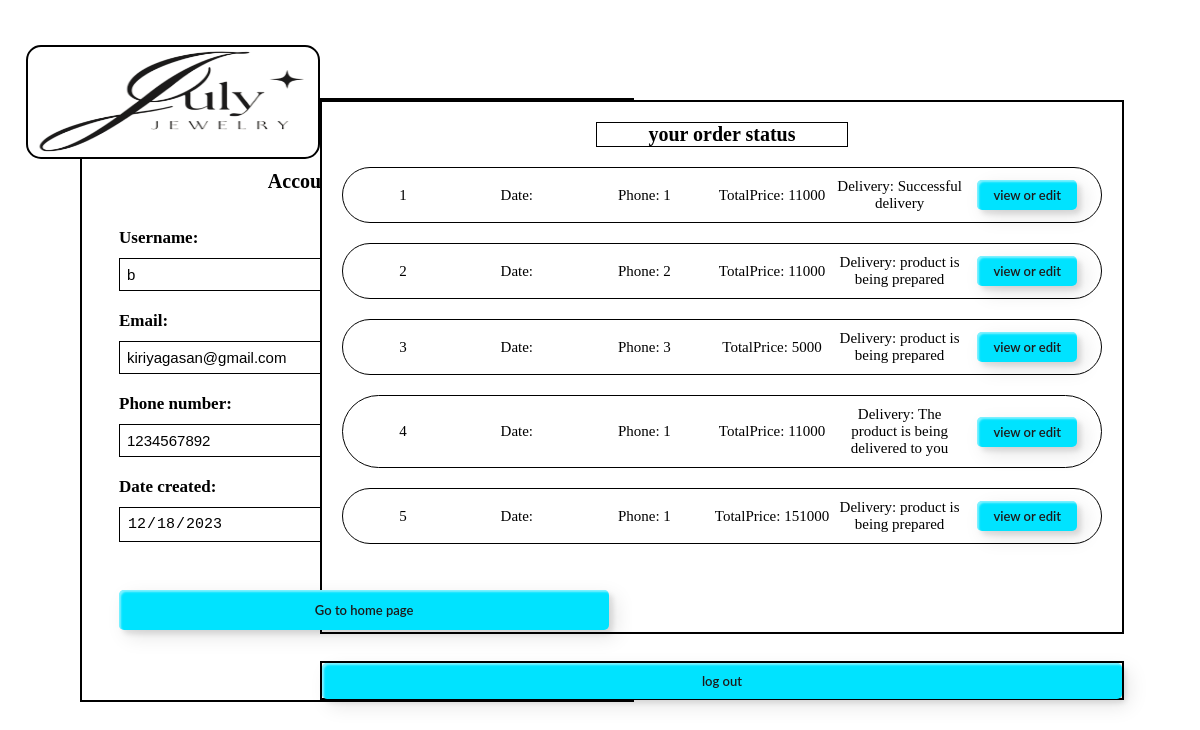
The app's page /doipass.php (signed in) with its own data.
### tables this page shows
CREATE TABLE `productoder` (
  `idOder` int(11) NOT NULL,
  `idHH` text NOT NULL,
  `TotalPrice` int(11) NOT NULL,
  `Name` varchar(200) NOT NULL,
  `Address` text NOT NULL,
  `Email` varchar(200) NOT NULL,
  `PhoneNumber` int(11) NOT NULL,
  `TinhTrangGiaoHang` int(11) NOT NULL DEFAULT 0,
  `idUser` int(11) NOT NULL DEFAULT 0,
  `soluong` text NOT NULL
);

### condition_ds.php (called while the page is built, shortened)
<?php
function getDeliveryStatus($status) {
    switch ($status) {
        case 0:
            return "product is being prepared";
            break;
        case 1:
            return "The product is being delivered to you";
            break;
        case 2:
            return "Successful delivery";
            break;
    }
}
?>

### doipass.php (the view, shortened to what this page needs)
<!DOCTYPE html>
<html lang="en">
<head>
<link rel="stylesheet" href="./assets/fontawesome-free-6.2.1-web/css/all.css">
</head>
<body>
    <div style="
    ">
        <div class="left">
                <div style="
                        position: absolute;
                        top: -55px;
                        width: 290px;
                        background: white;
                        height: 110px;
                        left: -56px;
                        border: 2px solid;
                        border-radius: 15px;
                    ">
                    <img src="./icon_wed/JULY.png" alt="" style="
                        width: 100%;
                        height: 100%;
                    ">
            </div>
            <div class="left1">
                <div class="information-change">
                            <li class="form1 "><a class="f1-btn-a active">information</a></li>
                            <li class="form2 form2-left"><a class="f2-btn-a">change</a></li>
                </div>
                        <div class="information-form">
                            <div class="form-group">
                                <h4 class="border-bottom pb-2 text-center" style="text-align: center; margin: 20px 0 15px 0; font-size: 20px;">
                                    Account information
                                </h4>
                            </div>
                            <div class="form-group">
                                <label for="username">Username:</label>
                            </div>
                            <div class="form-group">
                                <label for="email">Email:</label>
                            </div>
                            <div class="form-group">
                                <label for="SoDienThoai">Phone number:</label>
                            </div>
                            <div class="form-group" style="position: relative;">
                                <label for="password">Date created:</label>
                            </div>
                            <a href="Forgotpassword.php" class="text-secondary text-right" style="float: right; position: relative; left: 16px; padding: 10px 0 0 0;">
                            </a>
                            <button class="codepro-custom-btn codepro-btn-14" name="btn" onclick="window.location.href='page.php?page=0'" target="_blank">Go to home page</button>
                        </div>
                </div>
            </div>
        <div class="right">
            <div class="condition">
                <h4 style="
                text-align: center;
                font-size: 20px;
                border: 1px solid;
                width: 250px;
                position: relative;
                left: 0;
                right: 0;
                margin: auto;
                margin-bottom: 20px;
                margin-top: 20px;
                ">your order status</h4>
            <?php
                require_once 'condition_ds.php';
                $idUser = $_SESSION['login_id'];
                $sql = "SELECT * FROM productoder WHERE idUser = :idUser";
                $stmt = $conn->prepare($sql);
                $stmt->bindParam(':idUser', $idUser);
                $stmt->execute();
                function displayUserOrders()
                    {
                        global $conn;
                        try {
                            $sql = "SELECT * FROM productoder WHERE idUser = :idUser";
                            $stmt = $conn->prepare($sql);
                            $stmt->bindParam(':idUser', $_SESSION['login_id']);
                            $stmt->execute();
                            $orders = $stmt->fetchAll(PDO::FETCH_ASSOC);
                            $num=0;
                            if ($orders) {
                                foreach ($orders as $order) {
                                    echo "<div class='oder-list'>";
                                    $num+=1;
                                    $id = $order['idOder'];
                                    $encryptedIdOder = urlencode(base64_encode($id));
                                    echo "<div class='oder-num magrin'>" . $num . "</div>";
                                    echo "<div class='oder-date magrin'>Date: " . $order['Date'] . "</div>";
                                    echo "<div class='oder-phone magrin'>Phone: " . $order['PhoneNumber'] . "</div>";
                                    echo "<div class='oder-price magrin'>TotalPrice: " . $order['TotalPrice'] . "</div>";
                                    echo "<div class='oder-tinhtrang magrin'>Delivery: " . getDeliveryStatus($order['TinhTrangGiaoHang']) . "</div>";
                                    echo "<button class='codepro-custom-btn codepro-btn-14 pad0' name='btn' onclick='window.location.href='condition.php?idOder=". $encryptedIdOder ."'' target='_blank'>view or edit</button>";
                                    echo "</div>";
                                }
                            } else {
                                echo "You don't have any orders yet";
                            }
                        } catch (PDOException $e) {
                            echo "Error: " . $e->getMessage();
                        }
                    }
                    displayUserOrders();
                    ?>
            </div>
            <div class="log-out">
                    <form action="xulydangxuat.php" method="post" class="col-5 m-auto bg-secondary p-2 text-white" id="logoutForm">
                        <button type="submit" class="codepro-custom-btn codepro-btn-14 exit" name="btn">
                                    log out
                        </button>
                    </form>
                </div>
            </div>
        </div>
</body>
</html>

### doipass.php (style rules this page uses)
.left { position: absolute; width: 550px; height: 600px; background: white; border: 2px solid; top: 0; bottom: 0; margin: auto; left: 80px; }
.left1 { overflow: hidden; width: 100%; height: 100%; position: relative; }
.right { position: absolute; width: 800px; height: 600px; background: white; top: 0; bottom: 0; margin: auto; right: 80px; }
.condition { overflow-y: auto; width: 100%; height: 530px; border: 2px solid; }
.log-out { width: 100%; height: 35px; border: 2px solid; position: absolute; bottom: 0; }
.information-form { width: auto; font-size: 16px; font-weight: 300; padding-left: 37px; padding-right: 37px; transition: opacity 1.5s ease, transform 1.5s ease; }
.information-change li { list-style: none; }
.information-change { height: 50px; width: auto; text-align: right; padding: 0 60px; }
.information-change li { list-style: none; display: inline-block; margin: 20px 5px; font-weight: 600; text-transform: uppercase; font-size: 14px; font-family: Arial, Helvetica, sans-serif; cursor: pointer; }
.form2-left a { cursor: pointer; color: rgb(0 0 0 / 58%); text-decoration: none; transition: all 1.25s ease; }
a.f1-btn-a.active { border-bottom: solid 2px #1059FF; transition: all 1.25s ease; padding-bottom: 10px; cursor: pointer; }
label { display: block; font-size: 17px; font-weight: 600; padding: 20px 0 10px; }
.codepro-custom-btn { font-size: 13px; width: 103%; height: 40px; color: #1e1919; border-radius: 5px; padding: 10px 25px; font-family: 'Lato', sans-serif; font-weight: 600; background: transparent; cursor: pointer; transition: all 0.3s ease; position: relative; display: inline-block; box-shadow: inset 2px 2px 2px 0 rgba(255,255,255,.5), 7px 7px 20px 0 rgba(0,0,0,.1), 4px 4px 5px 0 rgba(0,0,0,.1); outline: none; }
.codepro-btn-14 { background: #00e3ff; border: none; z-index: 1; margin: 20px 0; }
.codepro-btn-14:after { position:absolute; content:""; width:100%; height:0; top:0; left:0; z-index:-1; border-radius:5px; background-color:#00e3ff; background-image:linear-gradient(315deg,#00e3ff 0%,#defbff 74%); box-shadow:inset 2px 2px 2px 0 rgba(255,255,255,.5);7px 7px 20px 0 rgba(0,0,0,.1),4px 4px 5px 0 rgba(0,0,0,.1);transition:all 0.3s ease }
.oder-list { display: grid; grid-template-columns: 100px repeat(5, 1fr); border: 1px solid; margin: 20px; padding: 10px; font-size: 15px; border-radius: 50px; transition: all 0.3s ease-in-out 0s; }
.magrin { text-align: center; position: relative; top: 0; bottom: 0; margin: auto; }
.pad0 { padding: 0; width: auto; width: 100px; max-height: 30px; position: relative; top: 0; left: 0; margin: auto; }
.exit { width: 100%; height: 100%; margin:0 ; }

### records on screen
productoder: PhoneNumber "1", TotalPrice "11000", TinhTrangGiaoHang "Successful delivery"
productoder: PhoneNumber "2", TotalPrice "11000", TinhTrangGiaoHang "product is being prepared"
productoder: PhoneNumber "3", TotalPrice "5000", TinhTrangGiaoHang "product is being prepared"
productoder: PhoneNumber "1", TotalPrice "11000", TinhTrangGiaoHang "The product is being delivered to you"
productoder: PhoneNumber "1", TotalPrice "151000", TinhTrangGiaoHang "product is being prepared"
